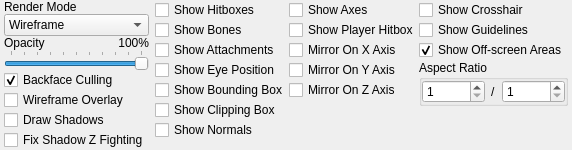
<?xml version="1.0" encoding="UTF-8"?>
<ui version="4.0">
 <class>studiomodel::ModelDisplayPanel</class>
 <widget class="QWidget" name="studiomodel::ModelDisplayPanel">
  <property name="geometry">
   <rect>
    <x>0</x>
    <y>0</y>
    <width>518</width>
    <height>143</height>
   </rect>
  </property>
  <property name="windowTitle">
   <string>Form</string>
  </property>
  <layout class="QHBoxLayout" name="horizontalLayout">
   <property name="spacing">
    <number>0</number>
   </property>
   <property name="sizeConstraint">
    <enum>QLayout::SetFixedSize</enum>
   </property>
   <property name="leftMargin">
    <number>4</number>
   </property>
   <property name="topMargin">
    <number>0</number>
   </property>
   <property name="rightMargin">
    <number>4</number>
   </property>
   <property name="bottomMargin">
    <number>0</number>
   </property>
   <item>
    <layout class="QGridLayout" name="gridLayout_2">
     <property name="leftMargin">
      <number>0</number>
     </property>
     <property name="verticalSpacing">
      <number>0</number>
     </property>
     <item row="8" column="0">
      <spacer name="verticalSpacer_4">
       <property name="orientation">
        <enum>Qt::Vertical</enum>
       </property>
       <property name="sizeHint" stdset="0">
        <size>
         <width>20</width>
         <height>0</height>
        </size>
       </property>
      </spacer>
     </item>
     <item row="5" column="0" colspan="2">
      <widget class="QCheckBox" name="WireframeOverlay">
       <property name="text">
        <string>Wireframe Overlay</string>
       </property>
      </widget>
     </item>
     <item row="2" column="1">
      <widget class="QLabel" name="OpacityValueLabel">
       <property name="text">
        <string>100%</string>
       </property>
       <property name="alignment">
        <set>Qt::AlignRight|Qt::AlignTrailing|Qt::AlignVCenter</set>
       </property>
      </widget>
     </item>
     <item row="0" column="0" colspan="2">
      <widget class="QLabel" name="label">
       <property name="text">
        <string>Render Mode</string>
       </property>
      </widget>
     </item>
     <item row="3" column="0" colspan="2">
      <widget class="QSlider" name="OpacitySlider">
       <property name="sizePolicy">
        <sizepolicy hsizetype="Preferred" vsizetype="Fixed">
         <horstretch>0</horstretch>
         <verstretch>0</verstretch>
        </sizepolicy>
       </property>
       <property name="minimumSize">
        <size>
         <width>0</width>
         <height>0</height>
        </size>
       </property>
       <property name="maximumSize">
        <size>
         <width>16777215</width>
         <height>16777215</height>
        </size>
       </property>
       <property name="maximum">
        <number>100</number>
       </property>
       <property name="value">
        <number>100</number>
       </property>
       <property name="orientation">
        <enum>Qt::Horizontal</enum>
       </property>
       <property name="tickPosition">
        <enum>QSlider::TicksAbove</enum>
       </property>
       <property name="tickInterval">
        <number>10</number>
       </property>
      </widget>
     </item>
     <item row="1" column="0" colspan="2">
      <widget class="QComboBox" name="RenderModeComboBox">
       <property name="sizePolicy">
        <sizepolicy hsizetype="Preferred" vsizetype="Fixed">
         <horstretch>0</horstretch>
         <verstretch>0</verstretch>
        </sizepolicy>
       </property>
       <property name="minimumSize">
        <size>
         <width>0</width>
         <height>0</height>
        </size>
       </property>
       <property name="maximumSize">
        <size>
         <width>16777215</width>
         <height>16777215</height>
        </size>
       </property>
       <property name="currentText">
        <string>Wireframe</string>
       </property>
       <item>
        <property name="text">
         <string>Wireframe</string>
        </property>
       </item>
       <item>
        <property name="text">
         <string>Flat Shaded</string>
        </property>
       </item>
       <item>
        <property name="text">
         <string>Smooth Shaded</string>
        </property>
       </item>
       <item>
        <property name="text">
         <string>Texture Shaded</string>
        </property>
       </item>
      </widget>
     </item>
     <item row="4" column="0" colspan="2">
      <widget class="QCheckBox" name="BackfaceCulling">
       <property name="text">
        <string>Backface Culling</string>
       </property>
       <property name="checked">
        <bool>true</bool>
       </property>
      </widget>
     </item>
     <item row="2" column="0">
      <widget class="QLabel" name="label_2">
       <property name="sizePolicy">
        <sizepolicy hsizetype="Fixed" vsizetype="Preferred">
         <horstretch>0</horstretch>
         <verstretch>0</verstretch>
        </sizepolicy>
       </property>
       <property name="text">
        <string>Opacity</string>
       </property>
      </widget>
     </item>
     <item row="6" column="0" colspan="2">
      <widget class="QCheckBox" name="DrawShadows">
       <property name="text">
        <string>Draw Shadows</string>
       </property>
      </widget>
     </item>
     <item row="7" column="0" colspan="2">
      <widget class="QCheckBox" name="FixShadowZFighting">
       <property name="text">
        <string>Fix Shadow Z Fighting</string>
       </property>
      </widget>
     </item>
    </layout>
   </item>
   <item>
    <spacer name="horizontalSpacer">
     <property name="orientation">
      <enum>Qt::Horizontal</enum>
     </property>
     <property name="sizeType">
      <enum>QSizePolicy::Fixed</enum>
     </property>
     <property name="sizeHint" stdset="0">
      <size>
       <width>6</width>
       <height>20</height>
      </size>
     </property>
    </spacer>
   </item>
   <item>
    <layout class="QVBoxLayout" name="verticalLayout_2">
     <property name="spacing">
      <number>0</number>
     </property>
     <property name="leftMargin">
      <number>0</number>
     </property>
     <item>
      <widget class="QCheckBox" name="ShowHitboxes">
       <property name="text">
        <string>Show Hitboxes</string>
       </property>
      </widget>
     </item>
     <item>
      <widget class="QCheckBox" name="ShowBones">
       <property name="text">
        <string>Show Bones</string>
       </property>
      </widget>
     </item>
     <item>
      <widget class="QCheckBox" name="ShowAttachments">
       <property name="text">
        <string>Show Attachments</string>
       </property>
      </widget>
     </item>
     <item>
      <widget class="QCheckBox" name="ShowEyePosition">
       <property name="text">
        <string>Show Eye Position</string>
       </property>
      </widget>
     </item>
     <item>
      <widget class="QCheckBox" name="ShowBBox">
       <property name="text">
        <string>Show Bounding Box</string>
       </property>
      </widget>
     </item>
     <item>
      <widget class="QCheckBox" name="ShowCBox">
       <property name="text">
        <string>Show Clipping Box</string>
       </property>
      </widget>
     </item>
     <item>
      <widget class="QCheckBox" name="ShowNormals">
       <property name="text">
        <string>Show Normals</string>
       </property>
      </widget>
     </item>
     <item>
      <spacer name="verticalSpacer_3">
       <property name="orientation">
        <enum>Qt::Vertical</enum>
       </property>
       <property name="sizeHint" stdset="0">
        <size>
         <width>20</width>
         <height>0</height>
        </size>
       </property>
      </spacer>
     </item>
    </layout>
   </item>
   <item>
    <layout class="QVBoxLayout" name="verticalLayout_6">
     <property name="spacing">
      <number>0</number>
     </property>
     <property name="leftMargin">
      <number>0</number>
     </property>
     <item>
      <widget class="QCheckBox" name="ShowAxes">
       <property name="text">
        <string>Show Axes</string>
       </property>
      </widget>
     </item>
     <item>
      <widget class="QCheckBox" name="ShowPlayerHitbox">
       <property name="text">
        <string>Show Player Hitbox</string>
       </property>
      </widget>
     </item>
     <item>
      <widget class="QCheckBox" name="MirrorOnXAxis">
       <property name="text">
        <string>Mirror On X Axis</string>
       </property>
      </widget>
     </item>
     <item>
      <widget class="QCheckBox" name="MirrorOnYAxis">
       <property name="text">
        <string>Mirror On Y Axis</string>
       </property>
      </widget>
     </item>
     <item>
      <widget class="QCheckBox" name="MirrorOnZAxis">
       <property name="text">
        <string>Mirror On Z Axis</string>
       </property>
      </widget>
     </item>
     <item>
      <spacer name="verticalSpacer_8">
       <property name="orientation">
        <enum>Qt::Vertical</enum>
       </property>
       <property name="sizeHint" stdset="0">
        <size>
         <width>20</width>
         <height>0</height>
        </size>
       </property>
      </spacer>
     </item>
    </layout>
   </item>
   <item>
    <layout class="QVBoxLayout" name="verticalLayout">
     <property name="spacing">
      <number>0</number>
     </property>
     <item>
      <widget class="QCheckBox" name="ShowCrosshair">
       <property name="text">
        <string>Show Crosshair</string>
       </property>
      </widget>
     </item>
     <item>
      <widget class="QCheckBox" name="ShowGuidelines">
       <property name="text">
        <string>Show Guidelines</string>
       </property>
      </widget>
     </item>
     <item>
      <widget class="QCheckBox" name="ShowOffscreenAreas">
       <property name="text">
        <string>Show Off-screen Areas</string>
       </property>
       <property name="checked">
        <bool>true</bool>
       </property>
      </widget>
     </item>
     <item>
      <widget class="QGroupBox" name="groupBox">
       <property name="title">
        <string>Aspect Ratio</string>
       </property>
       <property name="flat">
        <bool>true</bool>
       </property>
       <layout class="QHBoxLayout" name="horizontalLayout_2">
        <property name="leftMargin">
         <number>0</number>
        </property>
        <property name="topMargin">
         <number>0</number>
        </property>
        <property name="rightMargin">
         <number>0</number>
        </property>
        <property name="bottomMargin">
         <number>0</number>
        </property>
        <item>
         <widget class="QSpinBox" name="AspectRatioX">
          <property name="minimum">
           <number>1</number>
          </property>
          <property name="maximum">
           <number>100</number>
          </property>
         </widget>
        </item>
        <item>
         <widget class="QLabel" name="label_3">
          <property name="sizePolicy">
           <sizepolicy hsizetype="Fixed" vsizetype="Preferred">
            <horstretch>0</horstretch>
            <verstretch>0</verstretch>
           </sizepolicy>
          </property>
          <property name="text">
           <string>/</string>
          </property>
         </widget>
        </item>
        <item>
         <widget class="QSpinBox" name="AspectRatioY">
          <property name="minimum">
           <number>1</number>
          </property>
          <property name="maximum">
           <number>100</number>
          </property>
         </widget>
        </item>
       </layout>
      </widget>
     </item>
     <item>
      <spacer name="verticalSpacer">
       <property name="orientation">
        <enum>Qt::Vertical</enum>
       </property>
       <property name="sizeHint" stdset="0">
        <size>
         <width>20</width>
         <height>0</height>
        </size>
       </property>
      </spacer>
     </item>
    </layout>
   </item>
  </layout>
 </widget>
 <resources/>
 <connections/>
</ui>
